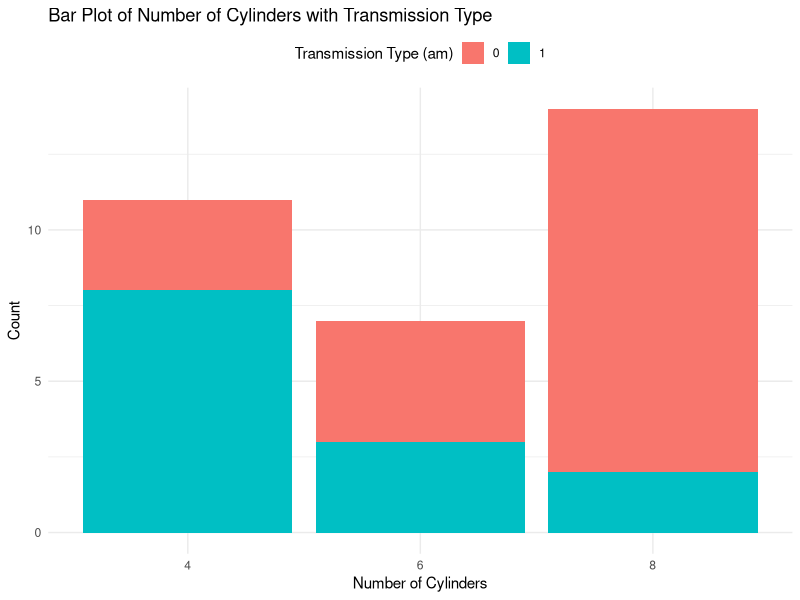

Recreate this plot in R.
# Load the required ggplot2 package
library(ggplot2)

# Load the mtcars dataset
data(mtcars)

# Create the bar plot for number of cylinders (cyl) with color based on transmission type (am)
ggplot(mtcars, aes(x = factor(cyl), fill = factor(am))) + 
  geom_bar() +  # Bar plot
  labs(x = "Number of Cylinders", 
       y = "Count", 
       title = "Bar Plot of Number of Cylinders with Transmission Type",
       fill = "Transmission Type (am)") +  # Labels and title
  theme_minimal() +  # Minimal theme
  theme(legend.position = "top")  # Position the legend at the top
